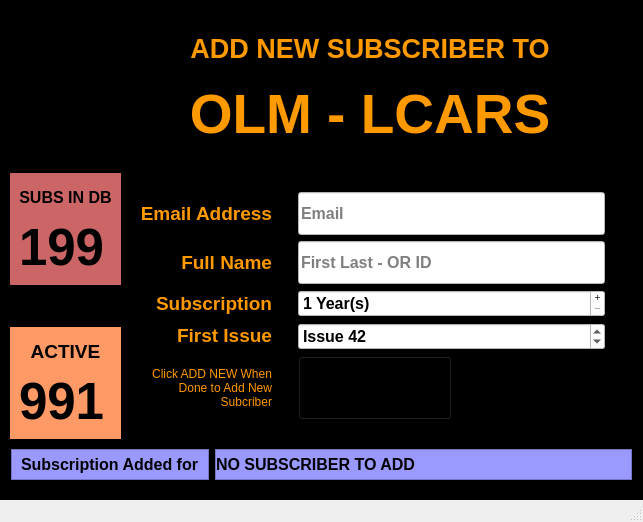
<?xml version="1.0" encoding="UTF-8"?>
<ui version="4.0">
 <class>AddNewWindow</class>
 <widget class="QMainWindow" name="AddNewWindow">
  <property name="geometry">
   <rect>
    <x>0</x>
    <y>0</y>
    <width>643</width>
    <height>522</height>
   </rect>
  </property>
  <property name="windowTitle">
   <string>Add New</string>
  </property>
  <property name="windowIcon">
   <iconset resource="MainWin.qrc">
    <normaloff>:/BGs/Images/OLM Alien.png</normaloff>:/BGs/Images/OLM Alien.png</iconset>
  </property>
  <widget class="QWidget" name="centralwidget">
   <property name="styleSheet">
    <string notr="true">background-color: rgb(0, 0, 0);</string>
   </property>
   <layout class="QHBoxLayout" name="horizontalLayout">
    <item>
     <widget class="QFrame" name="frame">
      <property name="styleSheet">
       <string notr="true"/>
      </property>
      <property name="frameShape">
       <enum>QFrame::StyledPanel</enum>
      </property>
      <property name="frameShadow">
       <enum>QFrame::Raised</enum>
      </property>
      <layout class="QVBoxLayout" name="verticalLayout">
       <property name="spacing">
        <number>0</number>
       </property>
       <property name="leftMargin">
        <number>0</number>
       </property>
       <property name="topMargin">
        <number>0</number>
       </property>
       <property name="rightMargin">
        <number>0</number>
       </property>
       <item>
        <widget class="QFrame" name="frame_3">
         <property name="sizePolicy">
          <sizepolicy hsizetype="Preferred" vsizetype="Fixed">
           <horstretch>0</horstretch>
           <verstretch>0</verstretch>
          </sizepolicy>
         </property>
         <property name="minimumSize">
          <size>
           <width>0</width>
           <height>163</height>
          </size>
         </property>
         <property name="styleSheet">
          <string notr="true">background-image: url(:/BGs/Images/MWinTop.png);
background-repeat: no-repeat;</string>
         </property>
         <property name="frameShape">
          <enum>QFrame::StyledPanel</enum>
         </property>
         <property name="frameShadow">
          <enum>QFrame::Raised</enum>
         </property>
         <layout class="QHBoxLayout" name="horizontalLayout_2">
          <property name="leftMargin">
           <number>0</number>
          </property>
          <property name="topMargin">
           <number>0</number>
          </property>
          <property name="bottomMargin">
           <number>18</number>
          </property>
          <item>
           <widget class="QFrame" name="frame_4">
            <property name="sizePolicy">
             <sizepolicy hsizetype="Fixed" vsizetype="Preferred">
              <horstretch>0</horstretch>
              <verstretch>0</verstretch>
             </sizepolicy>
            </property>
            <property name="minimumSize">
             <size>
              <width>100</width>
              <height>0</height>
             </size>
            </property>
            <property name="frameShape">
             <enum>QFrame::NoFrame</enum>
            </property>
            <property name="frameShadow">
             <enum>QFrame::Raised</enum>
            </property>
            <layout class="QVBoxLayout" name="verticalLayout_3">
             <property name="leftMargin">
              <number>4</number>
             </property>
             <item>
              <widget class="QPushButton" name="pushButtonClear">
               <property name="font">
                <font>
                 <family>System-ui</family>
                 <pointsize>14</pointsize>
                 <weight>75</weight>
                 <bold>true</bold>
                </font>
               </property>
               <property name="cursor">
                <cursorShape>PointingHandCursor</cursorShape>
               </property>
               <property name="styleSheet">
                <string notr="true">background-image: url(:/BGs/Images/Transparent.png);</string>
               </property>
               <property name="text">
                <string>CLEAR</string>
               </property>
               <property name="flat">
                <bool>true</bool>
               </property>
              </widget>
             </item>
             <item>
              <widget class="QPushButton" name="pushButtonAddNew">
               <property name="font">
                <font>
                 <family>System-ui</family>
                 <pointsize>11</pointsize>
                 <weight>75</weight>
                 <bold>true</bold>
                </font>
               </property>
               <property name="cursor">
                <cursorShape>PointingHandCursor</cursorShape>
               </property>
               <property name="styleSheet">
                <string notr="true">background-image: url(:/BGs/Images/Transparent.png);</string>
               </property>
               <property name="text">
                <string>ADD NEW</string>
               </property>
               <property name="flat">
                <bool>true</bool>
               </property>
              </widget>
             </item>
            </layout>
           </widget>
          </item>
          <item>
           <widget class="QFrame" name="frame_5">
            <property name="styleSheet">
             <string notr="true">background-image: url(:/BGs/Images/Transparent.png);</string>
            </property>
            <property name="frameShape">
             <enum>QFrame::NoFrame</enum>
            </property>
            <property name="frameShadow">
             <enum>QFrame::Raised</enum>
            </property>
            <layout class="QVBoxLayout" name="verticalLayout_2">
             <item>
              <widget class="QLabel" name="label">
               <property name="font">
                <font>
                 <family>System-ui</family>
                 <pointsize>20</pointsize>
                 <weight>75</weight>
                 <bold>true</bold>
                </font>
               </property>
               <property name="styleSheet">
                <string notr="true">color: rgb(255, 153, 0);</string>
               </property>
               <property name="text">
                <string>ADD NEW SUBSCRIBER TO</string>
               </property>
               <property name="alignment">
                <set>Qt::AlignCenter</set>
               </property>
              </widget>
             </item>
             <item>
              <widget class="QLabel" name="label_2">
               <property name="font">
                <font>
                 <family>System-ui</family>
                 <pointsize>41</pointsize>
                 <weight>75</weight>
                 <bold>true</bold>
                </font>
               </property>
               <property name="styleSheet">
                <string notr="true">color: rgb(255, 153, 0);</string>
               </property>
               <property name="text">
                <string>OLM - LCARS</string>
               </property>
               <property name="alignment">
                <set>Qt::AlignCenter</set>
               </property>
              </widget>
             </item>
            </layout>
           </widget>
          </item>
         </layout>
        </widget>
       </item>
       <item>
        <widget class="QFrame" name="frame_2">
         <property name="styleSheet">
          <string notr="true">background-image: url(:/BGs/Images/MWBottomLeft.png);</string>
         </property>
         <property name="frameShape">
          <enum>QFrame::NoFrame</enum>
         </property>
         <property name="frameShadow">
          <enum>QFrame::Raised</enum>
         </property>
         <property name="lineWidth">
          <number>0</number>
         </property>
         <layout class="QHBoxLayout" name="horizontalLayout_3">
          <property name="spacing">
           <number>0</number>
          </property>
          <property name="leftMargin">
           <number>0</number>
          </property>
          <property name="topMargin">
           <number>0</number>
          </property>
          <item>
           <widget class="QFrame" name="frame_6">
            <property name="sizePolicy">
             <sizepolicy hsizetype="Fixed" vsizetype="Preferred">
              <horstretch>0</horstretch>
              <verstretch>0</verstretch>
             </sizepolicy>
            </property>
            <property name="minimumSize">
             <size>
              <width>110</width>
              <height>0</height>
             </size>
            </property>
            <property name="styleSheet">
             <string notr="true"/>
            </property>
            <property name="frameShape">
             <enum>QFrame::NoFrame</enum>
            </property>
            <property name="frameShadow">
             <enum>QFrame::Plain</enum>
            </property>
            <property name="lineWidth">
             <number>0</number>
            </property>
            <layout class="QVBoxLayout" name="verticalLayout_5">
             <property name="spacing">
              <number>42</number>
             </property>
             <property name="leftMargin">
              <number>0</number>
             </property>
             <property name="topMargin">
              <number>0</number>
             </property>
             <property name="rightMargin">
              <number>0</number>
             </property>
             <property name="bottomMargin">
              <number>0</number>
             </property>
             <item>
              <widget class="QFrame" name="frame_10">
               <property name="styleSheet">
                <string notr="true">background-color: rgb(204, 102, 102);
background-image: url(:/BGs/Images/Transparent.png);</string>
               </property>
               <property name="frameShape">
                <enum>QFrame::NoFrame</enum>
               </property>
               <property name="frameShadow">
                <enum>QFrame::Raised</enum>
               </property>
               <property name="lineWidth">
                <number>0</number>
               </property>
               <layout class="QVBoxLayout" name="verticalLayout_7">
                <item>
                 <widget class="QLabel" name="label_TextSID">
                  <property name="font">
                   <font>
                    <family>System-ui</family>
                    <pointsize>12</pointsize>
                    <weight>75</weight>
                    <bold>true</bold>
                   </font>
                  </property>
                  <property name="styleSheet">
                   <string notr="true">background-image: url(:/BGs/Images/Transparent.png);</string>
                  </property>
                  <property name="text">
                   <string>SUBS IN DB</string>
                  </property>
                  <property name="alignment">
                   <set>Qt::AlignCenter</set>
                  </property>
                 </widget>
                </item>
                <item>
                 <widget class="QLabel" name="labelSIDNumber">
                  <property name="font">
                   <font>
                    <family>System-ui</family>
                    <pointsize>38</pointsize>
                    <weight>75</weight>
                    <bold>true</bold>
                   </font>
                  </property>
                  <property name="styleSheet">
                   <string notr="true">background-image: url(:/BGs/Images/Transparent.png);</string>
                  </property>
                  <property name="lineWidth">
                   <number>0</number>
                  </property>
                  <property name="text">
                   <string>199</string>
                  </property>
                 </widget>
                </item>
               </layout>
              </widget>
             </item>
             <item>
              <widget class="QFrame" name="frame_11">
               <property name="styleSheet">
                <string notr="true">background-color: rgb(255, 153, 102);
background-image: url(:/BGs/Images/Transparent.png);</string>
               </property>
               <property name="frameShape">
                <enum>QFrame::NoFrame</enum>
               </property>
               <property name="frameShadow">
                <enum>QFrame::Raised</enum>
               </property>
               <property name="lineWidth">
                <number>0</number>
               </property>
               <layout class="QVBoxLayout" name="verticalLayout_8">
                <item>
                 <widget class="QLabel" name="label_TextAct">
                  <property name="font">
                   <font>
                    <family>System-ui</family>
                    <pointsize>14</pointsize>
                    <weight>75</weight>
                    <bold>true</bold>
                   </font>
                  </property>
                  <property name="text">
                   <string>ACTIVE</string>
                  </property>
                  <property name="alignment">
                   <set>Qt::AlignCenter</set>
                  </property>
                 </widget>
                </item>
                <item>
                 <widget class="QLabel" name="labelActiveNumber">
                  <property name="font">
                   <font>
                    <family>System-ui</family>
                    <pointsize>38</pointsize>
                    <weight>75</weight>
                    <bold>true</bold>
                   </font>
                  </property>
                  <property name="text">
                   <string>991</string>
                  </property>
                 </widget>
                </item>
               </layout>
              </widget>
             </item>
            </layout>
           </widget>
          </item>
          <item>
           <widget class="QFrame" name="frame_7">
            <property name="styleSheet">
             <string notr="true">color: rgb(255, 153, 0);
background-image: url(:/BGs/Images/Transparent.png);
background-color: rgb(0, 0, 0);

</string>
            </property>
            <property name="frameShape">
             <enum>QFrame::NoFrame</enum>
            </property>
            <property name="frameShadow">
             <enum>QFrame::Raised</enum>
            </property>
            <layout class="QHBoxLayout" name="horizontalLayout_4">
             <item>
              <widget class="QFrame" name="frame_9">
               <property name="frameShape">
                <enum>QFrame::StyledPanel</enum>
               </property>
               <property name="frameShadow">
                <enum>QFrame::Raised</enum>
               </property>
               <layout class="QVBoxLayout" name="verticalLayout_4">
                <item>
                 <widget class="QLabel" name="label_3">
                  <property name="sizePolicy">
                   <sizepolicy hsizetype="Preferred" vsizetype="Fixed">
                    <horstretch>0</horstretch>
                    <verstretch>0</verstretch>
                   </sizepolicy>
                  </property>
                  <property name="minimumSize">
                   <size>
                    <width>0</width>
                    <height>43</height>
                   </size>
                  </property>
                  <property name="font">
                   <font>
                    <family>System-ui</family>
                    <pointsize>14</pointsize>
                    <weight>75</weight>
                    <bold>true</bold>
                   </font>
                  </property>
                  <property name="text">
                   <string>Email Address</string>
                  </property>
                  <property name="alignment">
                   <set>Qt::AlignRight|Qt::AlignTrailing|Qt::AlignVCenter</set>
                  </property>
                 </widget>
                </item>
                <item>
                 <widget class="QLabel" name="label_4">
                  <property name="sizePolicy">
                   <sizepolicy hsizetype="Preferred" vsizetype="Fixed">
                    <horstretch>0</horstretch>
                    <verstretch>0</verstretch>
                   </sizepolicy>
                  </property>
                  <property name="minimumSize">
                   <size>
                    <width>0</width>
                    <height>43</height>
                   </size>
                  </property>
                  <property name="font">
                   <font>
                    <family>System-ui</family>
                    <pointsize>14</pointsize>
                    <weight>75</weight>
                    <bold>true</bold>
                   </font>
                  </property>
                  <property name="text">
                   <string>Full Name</string>
                  </property>
                  <property name="alignment">
                   <set>Qt::AlignRight|Qt::AlignTrailing|Qt::AlignVCenter</set>
                  </property>
                 </widget>
                </item>
                <item>
                 <widget class="QLabel" name="label_5">
                  <property name="sizePolicy">
                   <sizepolicy hsizetype="Preferred" vsizetype="Fixed">
                    <horstretch>0</horstretch>
                    <verstretch>0</verstretch>
                   </sizepolicy>
                  </property>
                  <property name="minimumSize">
                   <size>
                    <width>0</width>
                    <height>26</height>
                   </size>
                  </property>
                  <property name="font">
                   <font>
                    <family>System-ui</family>
                    <pointsize>14</pointsize>
                    <weight>75</weight>
                    <bold>true</bold>
                   </font>
                  </property>
                  <property name="text">
                   <string>Subscription</string>
                  </property>
                  <property name="alignment">
                   <set>Qt::AlignRight|Qt::AlignTrailing|Qt::AlignVCenter</set>
                  </property>
                 </widget>
                </item>
                <item>
                 <widget class="QLabel" name="label_6">
                  <property name="sizePolicy">
                   <sizepolicy hsizetype="Preferred" vsizetype="Fixed">
                    <horstretch>0</horstretch>
                    <verstretch>0</verstretch>
                   </sizepolicy>
                  </property>
                  <property name="minimumSize">
                   <size>
                    <width>0</width>
                    <height>27</height>
                   </size>
                  </property>
                  <property name="font">
                   <font>
                    <family>System-ui</family>
                    <pointsize>14</pointsize>
                    <weight>75</weight>
                    <bold>true</bold>
                   </font>
                  </property>
                  <property name="text">
                   <string>First Issue</string>
                  </property>
                  <property name="alignment">
                   <set>Qt::AlignRight|Qt::AlignTrailing|Qt::AlignVCenter</set>
                  </property>
                 </widget>
                </item>
                <item>
                 <widget class="QLabel" name="label_7">
                  <property name="text">
                   <string>Click ADD NEW When Done to Add New Subcriber</string>
                  </property>
                  <property name="alignment">
                   <set>Qt::AlignRight|Qt::AlignTrailing|Qt::AlignVCenter</set>
                  </property>
                  <property name="wordWrap">
                   <bool>true</bool>
                  </property>
                 </widget>
                </item>
               </layout>
              </widget>
             </item>
             <item>
              <widget class="QFrame" name="frame_8">
               <property name="frameShape">
                <enum>QFrame::StyledPanel</enum>
               </property>
               <property name="frameShadow">
                <enum>QFrame::Raised</enum>
               </property>
               <layout class="QVBoxLayout" name="verticalLayout_6">
                <item>
                 <widget class="QLineEdit" name="lineEditEmail">
                  <property name="minimumSize">
                   <size>
                    <width>0</width>
                    <height>43</height>
                   </size>
                  </property>
                  <property name="font">
                   <font>
                    <family>System-ui</family>
                    <pointsize>12</pointsize>
                    <weight>75</weight>
                    <bold>true</bold>
                   </font>
                  </property>
                  <property name="toolTip">
                   <string>Make Sure this is correct</string>
                  </property>
                  <property name="statusTip">
                   <string>Email Address: No special chars (e.g. ' : &quot; {}[])</string>
                  </property>
                  <property name="styleSheet">
                   <string notr="true">background-color: rgb(255, 255, 255);
color: rgb(0, 0, 0);</string>
                  </property>
                  <property name="placeholderText">
                   <string>Email</string>
                  </property>
                  <property name="clearButtonEnabled">
                   <bool>true</bool>
                  </property>
                 </widget>
                </item>
                <item>
                 <widget class="QLineEdit" name="lineEditName">
                  <property name="minimumSize">
                   <size>
                    <width>0</width>
                    <height>43</height>
                   </size>
                  </property>
                  <property name="font">
                   <font>
                    <family>System-ui</family>
                    <pointsize>12</pointsize>
                    <weight>75</weight>
                    <bold>true</bold>
                   </font>
                  </property>
                  <property name="toolTip">
                   <string>Name or other ID</string>
                  </property>
                  <property name="statusTip">
                   <string>Subscriber Name or ID</string>
                  </property>
                  <property name="styleSheet">
                   <string notr="true">background-color: rgb(255, 255, 255);
color: rgb(0, 0, 0);</string>
                  </property>
                  <property name="placeholderText">
                   <string>First Last - OR ID</string>
                  </property>
                  <property name="clearButtonEnabled">
                   <bool>true</bool>
                  </property>
                 </widget>
                </item>
                <item>
                 <widget class="QSpinBox" name="spinBoxYears">
                  <property name="font">
                   <font>
                    <family>System-ui</family>
                    <pointsize>12</pointsize>
                    <weight>75</weight>
                    <bold>true</bold>
                   </font>
                  </property>
                  <property name="cursor">
                   <cursorShape>ArrowCursor</cursorShape>
                  </property>
                  <property name="toolTip">
                   <string>select Subscription Length</string>
                  </property>
                  <property name="statusTip">
                   <string>How Long is Subscription</string>
                  </property>
                  <property name="styleSheet">
                   <string notr="true">background-color: rgb(255, 255, 255);
color: rgb(0, 0, 0);</string>
                  </property>
                  <property name="readOnly">
                   <bool>false</bool>
                  </property>
                  <property name="buttonSymbols">
                   <enum>QAbstractSpinBox::PlusMinus</enum>
                  </property>
                  <property name="suffix">
                   <string> Year(s)</string>
                  </property>
                  <property name="minimum">
                   <number>1</number>
                  </property>
                  <property name="maximum">
                   <number>3</number>
                  </property>
                 </widget>
                </item>
                <item>
                 <widget class="QSpinBox" name="spinBoxFirstIssue">
                  <property name="font">
                   <font>
                    <family>System-ui</family>
                    <pointsize>12</pointsize>
                    <weight>75</weight>
                    <bold>true</bold>
                   </font>
                  </property>
                  <property name="cursor">
                   <cursorShape>ArrowCursor</cursorShape>
                  </property>
                  <property name="toolTip">
                   <string>Select First Issue Number</string>
                  </property>
                  <property name="statusTip">
                   <string>Issue to Start With</string>
                  </property>
                  <property name="styleSheet">
                   <string notr="true">background-color: rgb(255, 255, 255);
color: rgb(0, 0, 0);</string>
                  </property>
                  <property name="readOnly">
                   <bool>false</bool>
                  </property>
                  <property name="suffix">
                   <string/>
                  </property>
                  <property name="prefix">
                   <string>Issue </string>
                  </property>
                  <property name="minimum">
                   <number>1</number>
                  </property>
                  <property name="maximum">
                   <number>99</number>
                  </property>
                  <property name="value">
                   <number>42</number>
                  </property>
                 </widget>
                </item>
                <item>
                 <widget class="QPushButton" name="pushButtonExit">
                  <property name="minimumSize">
                   <size>
                    <width>0</width>
                    <height>64</height>
                   </size>
                  </property>
                  <property name="maximumSize">
                   <size>
                    <width>154</width>
                    <height>16777215</height>
                   </size>
                  </property>
                  <property name="cursor">
                   <cursorShape>PointingHandCursor</cursorShape>
                  </property>
                  <property name="toolTip">
                   <string>Click When Done - Remember to CLICK ADD NEW</string>
                  </property>
                  <property name="statusTip">
                   <string>EXIT</string>
                  </property>
                  <property name="styleSheet">
                   <string notr="true">background-image: url(:/Buttons/Images/ExitBTN.png);
background-repeat: no-repeat;</string>
                  </property>
                  <property name="text">
                   <string/>
                  </property>
                  <property name="icon">
                   <iconset resource="MainWin.qrc">
                    <normaloff>:/Icons/Images/fi-bs-exit.svg</normaloff>:/Icons/Images/fi-bs-exit.svg</iconset>
                  </property>
                 </widget>
                </item>
               </layout>
              </widget>
             </item>
            </layout>
           </widget>
          </item>
         </layout>
        </widget>
       </item>
       <item>
        <widget class="QFrame" name="frame_12">
         <property name="frameShape">
          <enum>QFrame::StyledPanel</enum>
         </property>
         <property name="frameShadow">
          <enum>QFrame::Raised</enum>
         </property>
         <layout class="QHBoxLayout" name="horizontalLayout_5">
          <property name="leftMargin">
           <number>0</number>
          </property>
          <property name="topMargin">
           <number>0</number>
          </property>
          <property name="rightMargin">
           <number>0</number>
          </property>
          <property name="bottomMargin">
           <number>0</number>
          </property>
          <item>
           <widget class="QFrame" name="frame_13">
            <property name="sizePolicy">
             <sizepolicy hsizetype="Fixed" vsizetype="Preferred">
              <horstretch>0</horstretch>
              <verstretch>0</verstretch>
             </sizepolicy>
            </property>
            <property name="styleSheet">
             <string notr="true">background-color: rgb(153, 153, 255);</string>
            </property>
            <property name="frameShape">
             <enum>QFrame::StyledPanel</enum>
            </property>
            <property name="frameShadow">
             <enum>QFrame::Raised</enum>
            </property>
            <layout class="QVBoxLayout" name="verticalLayout_9">
             <property name="topMargin">
              <number>0</number>
             </property>
             <property name="bottomMargin">
              <number>0</number>
             </property>
             <item>
              <widget class="QLabel" name="label_Stsw">
               <property name="font">
                <font>
                 <family>System-ui</family>
                 <pointsize>12</pointsize>
                 <weight>75</weight>
                 <bold>true</bold>
                </font>
               </property>
               <property name="text">
                <string>Subscription Added for</string>
               </property>
              </widget>
             </item>
            </layout>
           </widget>
          </item>
          <item>
           <widget class="QFrame" name="frame_14">
            <property name="styleSheet">
             <string notr="true">background-color: rgb(153, 153, 255);</string>
            </property>
            <property name="frameShape">
             <enum>QFrame::StyledPanel</enum>
            </property>
            <property name="frameShadow">
             <enum>QFrame::Raised</enum>
            </property>
            <layout class="QVBoxLayout" name="verticalLayout_10">
             <property name="leftMargin">
              <number>0</number>
             </property>
             <property name="topMargin">
              <number>0</number>
             </property>
             <property name="rightMargin">
              <number>0</number>
             </property>
             <property name="bottomMargin">
              <number>0</number>
             </property>
             <item>
              <widget class="QLabel" name="labelNewSubs">
               <property name="font">
                <font>
                 <family>System-ui</family>
                 <pointsize>12</pointsize>
                 <weight>75</weight>
                 <bold>true</bold>
                </font>
               </property>
               <property name="text">
                <string>NO SUBSCRIBER TO ADD</string>
               </property>
              </widget>
             </item>
            </layout>
           </widget>
          </item>
         </layout>
        </widget>
       </item>
      </layout>
     </widget>
    </item>
   </layout>
  </widget>
  <widget class="QStatusBar" name="statusbar"/>
 </widget>
 <resources>
  <include location="MainWin.qrc"/>
 </resources>
 <connections/>
</ui>
